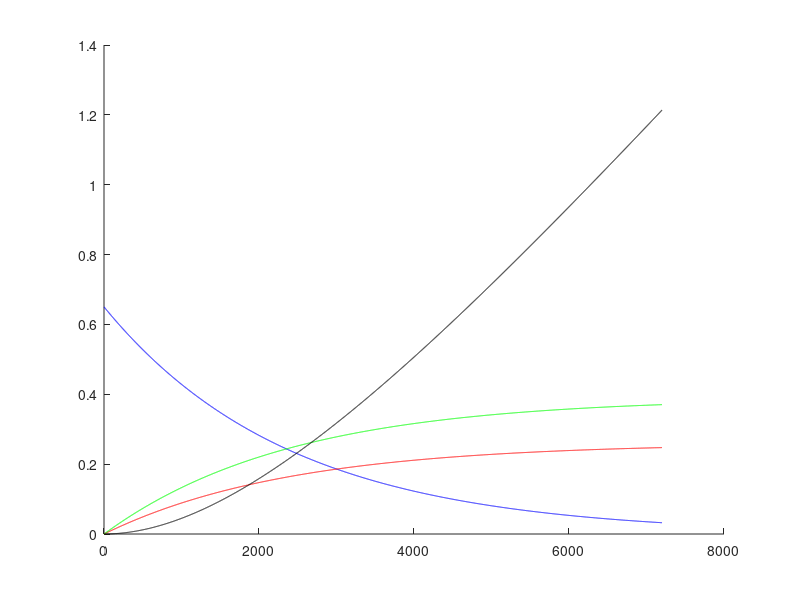

Reproduce this figure in MATLAB.
clc; clear; clf;
 
d1 = 0.000167; % Decay of DEA to HEOD
d2 = 0.00025; % Decay of DEA to THEED
d3 = 0.000633; % Decay of THEED to BHEP
 
DEA(1) = 0.65; % Initial amount of DEA
HEOD(1) = 0.0; % Initial amount of HEOD
THEED(1) = 0.0; % Initial amount of THEED
BHEP(1) = 0.0; % Initial amount of BHEP
 
for t = 1:7199
    DEA(t+1) = DEA(t) - (d1 + d2) * DEA(t);
    HEOD(t+1) = HEOD(t) + DEA(t) * d1;
    THEED(t+1) = THEED(t) + DEA(t) * d2;
    BHEP(t+1) = BHEP(t) + THEED(t) * d3;
end
 
disp('At 33 hours, DEA = ')
disp(DEA(1980))
disp('At 33 hours, HEOD = ')
disp(HEOD(1980))
disp('At 33 hours, THEED = ')
disp(THEED(1980))
disp('At 33 hours, BHEP = ')
disp(BHEP(1980))
 
disp('At 100 hours, DEA = ')
disp(DEA(6000))
disp('At 100 hours, HEOD = ')
disp(HEOD(6000))
disp('At 100 hours, THEED = ')
disp(THEED(6000))
disp('At 100 hours, BHEP = ')
disp(BHEP(6000))
 
hold on
plot(1:7200,DEA,'b')
plot(1:7200,HEOD,'r')
plot(1:7200,THEED,'g')
plot(1:7200,BHEP,'k')
